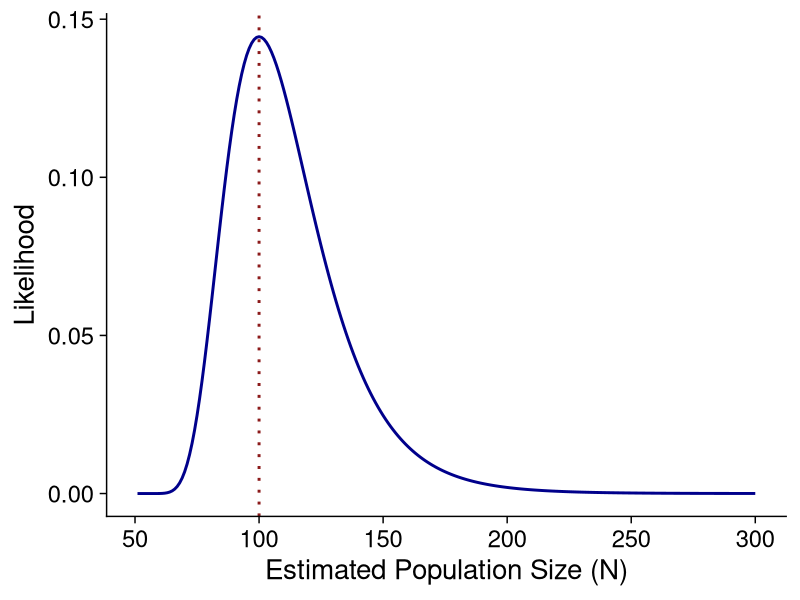

Source code (R):
## ---- chunk 1
#| label: setup
#| message: false
#| warning: false

library(tidyverse)
library(cowplot)

theme_set(theme_cowplot(font_size = 20))

## ---- chunk 2
#| echo: true

log_lik <- function(theta, heads, flips) {
  dbinom(heads, flips, prob = theta, log = TRUE)
}

log_lik(0.5, 5, 20)
dbinom(5, 20, prob = 0.5, log = TRUE)
## ---- chunk 3
#| echo: true

optim(par = 0.5,
      fn = log_lik,
      heads = 5,
      flips = 20,
      method = "Brent",
      lower = 0, upper = 1,
      control = list(fnscale = -1))
## ---- chunk 4
#| echo: true
40/87
dbinom(40, 87, prob  = 40/87, log = TRUE)
optim(par = 0.5,
      fn = log_lik,
      heads = 40,
      flips = 87,
      method = "Brent",
      lower = 0, upper = 1,
      control = list(fnscale = -1))
## ---- chunk 5
#| echo: true

M <- 50 # n 1st capture
n <- 30 # n 2nd capture
x <- 15 # n Recaptured
## ---- chunk 6
#| echo: true

NLL <- function(N) {
  p <- M / N  # Probability of capturing a marked individual
  return(-dbinom(x, n, p, log = TRUE))
}

## ---- chunk 7
#| echo: true

N_ML_est <- optim(par = M + n,
               fn = NLL,
               method = "Brent",
               lower = M + 1,
               upper = 1000)
(N_est <- N_ML_est$par)
## ---- chunk 8
#| echo: true
#| output-location: slide

Pred <- tibble(N = seq(M + 1, 300, by = 1),
               log_Lik = sapply(N, function(N) exp(-NLL(N))))

ggplot(Pred,
       aes(x = N, y = log_Lik)) +
  geom_line(color = "darkblue", linewidth = 1) +
  geom_vline(xintercept = N_est, color = "firebrick4", linetype = "dotted",
             linewidth = 1) +
  scale_x_continuous(breaks = seq(50, 300, by = 50)) +
  labs(x = "Estimated Population Size (N)",
       y = "Likelihood")

